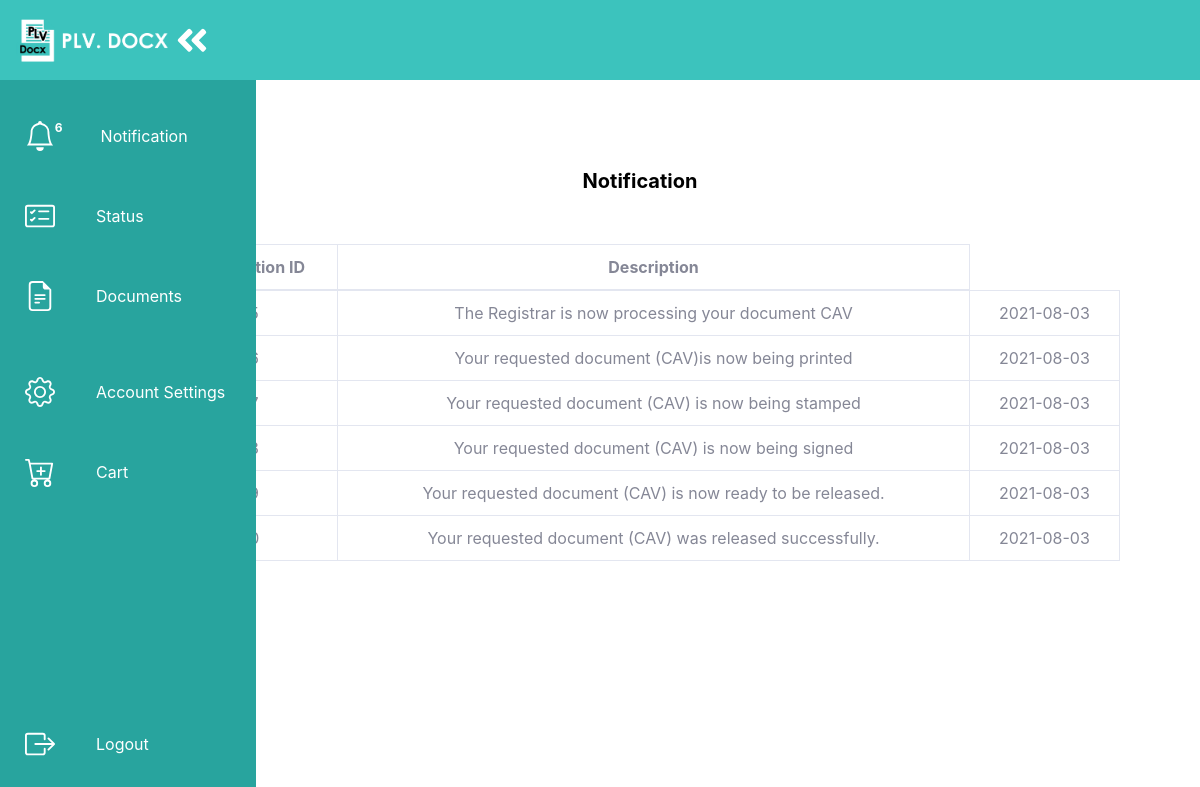
Page /student/notification.php (signed in) on the committed database.
### tables this page shows
CREATE TABLE `notificationstudent_tbl` (
  `notificationStudent_id` int(11) NOT NULL,
  `student_id` int(11) NOT NULL,
  `notificationStudent_description` varchar(1000) NOT NULL,
  `notificationStudent_isSeen` int(1) NOT NULL,
  `notificationStudent_date` date NOT NULL
);

### student/notification.php (the view, shortened to what this page needs)
<html>
<head>
    <link rel="stylesheet" href="css/notification.css"/>
    <link rel="stylesheet" href="css/sb-admin-2.css"/>
  </head>
  <body>
    <?php
      include('includes/navbar.php');
    ?>
    <main>
        <div class="mytabs">
            <label for="tabpay">Notification</label>
            <div class="tab">
            <div class="wrapper">
                    <div class="img-area">
                        <div class="container-fluid">
                        <div class="card-body">
                            <div class="table-responsive">
                            <?php
                                $studentID = $_SESSION['student_id'];
                                $connection = mysqli_connect("localhost","root","","plvdocx_db");
                                $query = "SELECT
                                                *
                                                from notificationstudent_tbl
                                                where student_id = $studentID;
                                ";
                                $query_run = mysqli_query($connection, $query);
                            ?>
                            <table class="table table-bordered" id="dataTable" width="100%" cellspacing="0">
                                <thead>
                                <tr class="text-center">
                                    <th> Notification ID </th>
                                    <th> Description </th>
                                </tr>
                                </thead>
                                <tbody>
                                <?php
                                    if(mysqli_num_rows($query_run) > 0){
                                        while($row = mysqli_fetch_assoc($query_run)){
                                            ?>
                                        <tr class="text-center">
                                            <td><?php echo $row['notificationStudent_id']; ?></td>
                                            <td><?php echo $row['notificationStudent_description']; ?></td>
                                            <td><?php echo $row['notificationStudent_date']; ?></td>
                                        </tr>
                                            <?php
                                        }
                                    }
                                    else{
                                        echo "No Record Found";
                                    }
                                ?>
                                </tbody>
                            </table>
                            </div>
                        </div>
                </div>
                    </div>
                </div>
            </div>
          </div>
    </main>
  </body>
  </html>

### student/css/notification.css (style rules this page uses)
:root { font-size: 16px; font-family: 'Open Sans'; --text-primary: #b6b6b6; --text-secondary: #ececec; --bg-primary: #23232e; --bg-secondary: #141418; --transition-speed: 600ms; }
body { color: black; background-color: white; margin: 0; padding: 0; }
main { margin-left: 5rem; padding: 1rem; }
.wrapper { position: relative; top:0vh; }
.img-area { display: flex; flex-wrap: wrap; flex-direction: row; align-items: center; justify-content: center; }
.mytabs { display: flex; flex-wrap: wrap; justify-content: center; max-width: 150vh; margin: 50px auto; padding: 20px; height: 1.8vh; font-size: 2.5vh; }
.mytabs label { padding-left: 25px; padding-right: 25px; padding-bottom: 12px; background: transparent; font-weight: bold; }
.mytabs .tab { position: relative; top:1vh; width: 100%; height: 60vh; order: 1; display: none; }
.mytabs input[type='radio']:checked + label + .tab { display: block; }
.mytabs input[type="radio"]:checked + label { background: transparent; border-bottom:transparent; color: black; }

### rows in the picture
notificationstudent_tbl: notificationStudent_id "35", notificationStudent_description "The Registrar is now processing your document CAV", notificationStudent_date "2021-08-03"
notificationstudent_tbl: notificationStudent_id "36", notificationStudent_description "Your requested document (CAV)is now being printed", notificationStudent_date "2021-08-03"
notificationstudent_tbl: notificationStudent_id "37", notificationStudent_description "Your requested document (CAV) is now being stamped", notificationStudent_date "2021-08-03"
notificationstudent_tbl: notificationStudent_id "38", notificationStudent_description "Your requested document (CAV) is now being signed", notificationStudent_date "2021-08-03"
notificationstudent_tbl: notificationStudent_id "39", notificationStudent_description "Your requested document (CAV) is now ready to be released.", notificationStudent_date "2021-08-03"
notificationstudent_tbl: notificationStudent_id "40", notificationStudent_description "Your requested document (CAV) was released successfully.", notificationStudent_date "2021-08-03"

### other values in the picture
$_SESSION['notification_number'] "6"
